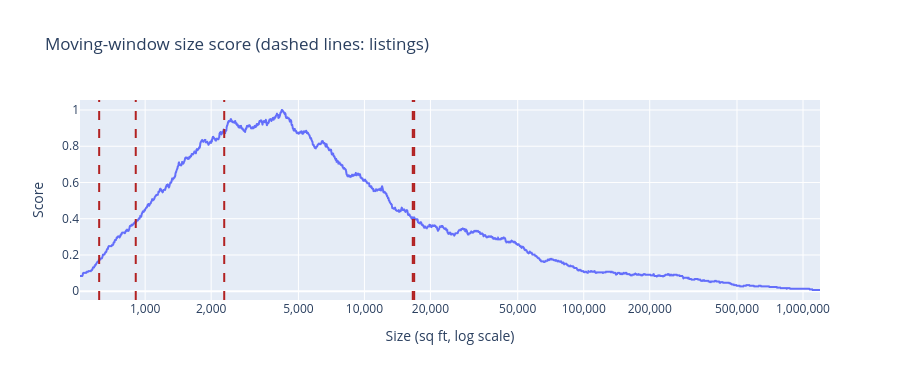

The cell this chart's notebook holds for it:
### Markdown cell above
* The busiest band is **2k-4k sq ft** (265 units), so it scores 1; 1k-8k sq ft all score 0.77 or more, and
  the score falls away for big sheds (0.10 or less above 128k).
* The listings: **M3 1.00** (in the busiest band); **M1 and M5 0.40**; **M2 and M4 0.28**.
* **A boundary problem, unlike age.** M1 (16,860) and M5 (16,614) sit just above the 16k edge: at 15,900 sq ft
  they'd score 0.63, not 0.40. For age the jump at 1970 was in the data; here the distribution slopes smoothly,
  so the jump is made by the bands. Bands this wide (each a doubling) also lump M2 (906) and M4 (617) together,
  though M4 is far rarer: only 1% of portfolio units are smaller than it, against 5% for M2.

**Alternative: a moving band centred on the listing.** Count portfolio units within a doubling-wide window
*centred on the listing's own size* (from size / 1.41 to size x 1.41), and divide by the largest such count
anywhere in the portfolio. Same idea and same width, but no fixed edges to fall either side of.

### Code cell
sorted_size = np.sort(size.to_numpy())


def units_in_window(sqft):
    """Portfolio units within a doubling-wide window centred on sqft (sqft / sqrt 2 to sqft x sqrt 2)."""
    return np.searchsorted(sorted_size, sqft * np.sqrt(2)) - np.searchsorted(sorted_size, sqft / np.sqrt(2))


grid = np.geomspace(size.min(), size.max(), 2000)
window_counts = np.array([units_in_window(g) for g in grid])
busiest = window_counts.max()

fig = px.line(x=np.log10(grid), y=window_counts / busiest, height=380,
              title="Moving-window size score (dashed lines: listings)",
              labels={"x": "Size (sq ft, log scale)", "y": "Score"})
fig.update_xaxes(tickvals=np.log10(ticks), ticktext=[f"{t:,}" for t in ticks])
for sqft in listing_size["size_sqft"]:
    fig.add_vline(x=np.log10(sqft), line_dash="dash", line_color="firebrick")
fig.show()

print(f"Busiest window: {busiest} units, centred on about {grid[window_counts.argmax()]:,.0f} sq ft")
listing_size["moving-window score"] = [round(units_in_window(s) / busiest, 2) for s in listing_size["size_sqft"]]
listing_size[["size_sqft", "band", "size score", "moving-window score"]]

### Figure 1 — Plotly figure (JSON) as saved in the notebook; plotly's stock layout.template omitted (floating-point values rounded to 4 significant figures; data arrays with more than 128 entries replaced by an {"elided": "..."} marker saying what was removed)
{"data": [{"hovertemplate": "Size (sq ft, log scale)=%{x}<br>Score=%{y}<extra></extra>", "legendgroup": "", "line": {"color": "#636efa", "dash": "solid"}, "marker": {"symbol": "circle"}, "mode": "lines", "name": "", "showlegend": false, "type": "scattergl", "x": {"elided": "2000 float values"}, "xaxis": "x", "y": {"elided": "2000 float values"}, "yaxis": "y"}], "layout": {"height": 380, "legend": {"tracegroupgap": 0}, "shapes": [{"line": {"color": "firebrick", "dash": "dash"}, "type": "line", "x0": 4.227, "x1": 4.227, "xref": "x", "y0": 0, "y1": 1, "yref": "y domain"}, {"line": {"color": "firebrick", "dash": "dash"}, "type": "line", "x0": 2.957, "x1": 2.957, "xref": "x", "y0": 0, "y1": 1, "yref": "y domain"}, {"line": {"color": "firebrick", "dash": "dash"}, "type": "line", "x0": 3.361, "x1": 3.361, "xref": "x", "y0": 0, "y1": 1, "yref": "y domain"}, {"line": {"color": "firebrick", "dash": "dash"}, "type": "line", "x0": 2.79, "x1": 2.79, "xref": "x", "y0": 0, "y1": 1, "yref": "y domain"}, {"line": {"color": "firebrick", "dash": "dash"}, "type": "line", "x0": 4.22, "x1": 4.22, "xref": "x", "y0": 0, "y1": 1, "yref": "y domain"}], "title": {"text": "Moving-window size score (dashed lines: listings)"}, "xaxis": {"anchor": "y", "domain": [0.0, 1.0], "ticktext": ["500", "1,000", "2,000", "5,000", "10,000", "20,000", "50,000", "100,000", "200,000", "500,000", "1,000,000"], "tickvals": [2.699, 3.0, 3.301, 3.699, 4.0, 4.301, 4.699, 5.0, 5.301, 5.699, 6.0], "title": {"text": "Size (sq ft, log scale)"}}, "yaxis": {"anchor": "x", "domain": [0.0, 1.0], "title": {"text": "Score"}}}}
